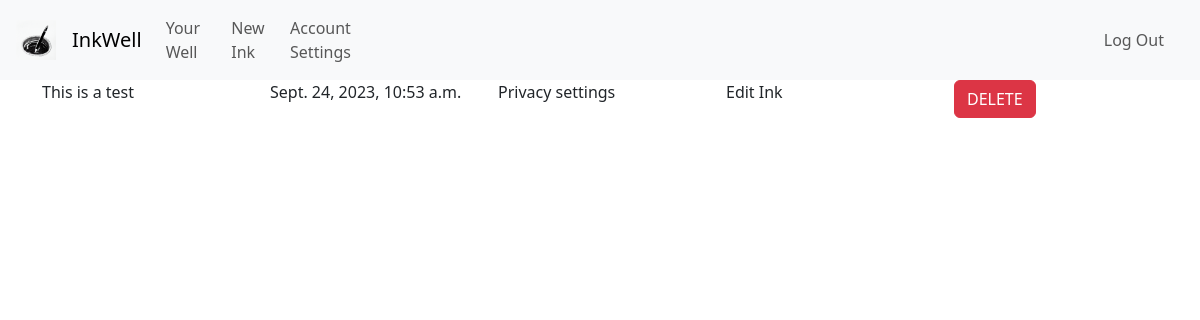
The page /ink_settings (signed in) on the database as committed earlier.
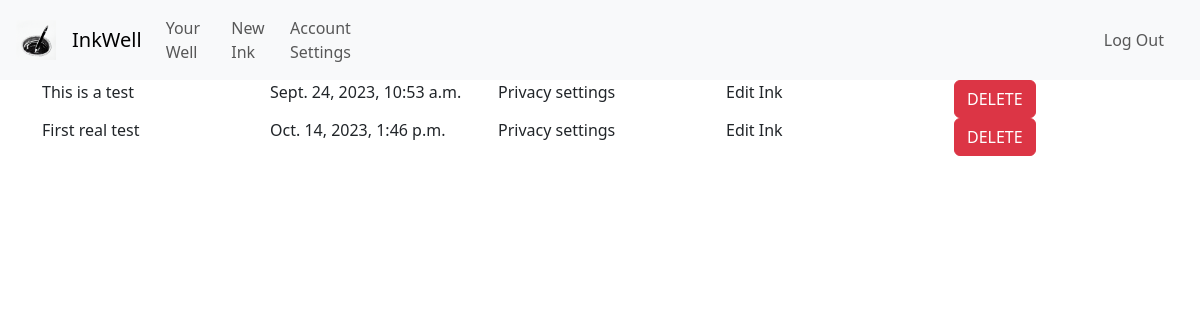
The same page on the database as committed later.
### inkwell/models.py (models this page shows, shortened)
class Ink(models.Model):
    wellOrigin = models.ForeignKey(Well, on_delete=models.CASCADE, related_name="well_pk", default="")
    inkOwner = models.ForeignKey(User, on_delete=models.CASCADE, related_name="ink_owner", default="")
    coAuthors = models.ManyToManyField(User, related_name="CoAuthors",blank=True)
    privateStatus = models.BooleanField(default=False)
    updateStatus = models.BooleanField(default=False) # If the Ink is edited at least once, this changes to true
    ink_following = models.ManyToManyField(User, related_name="ink_following",blank=True)
    genre = models.CharField(max_length=64, default="")
    description = models.CharField(max_length=500, default="")
    title = models.CharField(max_length=64, default="")
    content = models.TextField()
    views = models.PositiveBigIntegerField(default=0)
    letterCount = models.PositiveBigIntegerField(default=0)
    creation_date = models.DateTimeField(default=timezone.now, editable=False)

### inkwell/views.py (the view)
# urls.py: path('ink_settings', views.ink_settings, name='ink_settings'),
@login_required
def ink_settings(request):
    retrieve_inks = Ink.objects.filter(inkOwner=request.user)
    return render(request, "inkwell/ink_settings.html", {
        "inks": retrieve_inks
    })

### inkwell/templates/inkwell/ink_settings.html
{% extends "inkwell/layout.html" %}
{% block body %}
<div class="container">
    {% for ink in inks %}
        <div class="row">
            <div class="col">
                {{ ink.title }}
            </div>
            <div class="col">
                {{ ink.creation_date }}
            </div>
            <div class="col">
                Privacy settings
            </div>
            <div class="col">
                Edit Ink
            </div>
            <div class="col">
                <button class="btn btn-danger">DELETE</button>
            </div>
        </div>
    {% endfor %}
</div>
{% endblock %}

### inkwell/templates/inkwell/layout.html (shortened to what this page needs)
{% load static %}
<!DOCTYPE html>
<html lang="en">
    <head>
        <link href="https://cdn.jsdelivr.net/npm/bootstrap@5.3.0/dist/css/bootstrap.min.css" rel="stylesheet">
        <link href="{% static 'inkwell/styles.css' %}" rel="stylesheet">
    </head>
    <body>
        <nav class="navbar navbar-expand-lg navbar-light bg-light">
            <img class="nav-logo" src="{% static 'inkwell/inkwell1.ico' %}" width="40px" height="40px">
            <a class="navbar-brand" href="{% url 'index' %}">InkWell</a>
            <div class="collapse navbar-collapse" id="navbarNav">
                <ul class="navbar-nav d-flex justify-content-start nav-left">
                    {% if user.is_authenticated %}
                        <li>
                            <a class="nav-link" href="{% url 'well' username=user.username %}">Your Well</a>
                        </li>
                        <li>
                            <a class="nav-link" href="{% url 'newInk' %}">New Ink</a>
                        </li>
                        <li>
                            <a class="nav-link" href="{% url 'settings' %}">Account Settings</a>
                        </li>
                    {% endif %}
                </ul>
                <ul class="navbar-nav container d-flex justify-content-end nav-right">
                    {% if user.is_authenticated %}
                        <li class="nav-item">
                            <a class="nav-link" href="{% url 'logout' %}">Log Out</a>
                        </li>
                    {% endif %}
                </ul>
            </div>
          </nav>
        <div class="body">
            {% block body %}
            {% endblock %}
        </div>
    </body>
</html>

### inkwell/static/inkwell/styles.css (style rules this page uses)
.navbar-brand, .nav-logo { margin-left: 1rem; }
.nav-right { margin-right: 1rem; }

Rows that differ between the two databases and show on the page:
added Ink: title "First real test", creation_date "Oct. 14, 2023, 1:46 p.m."
